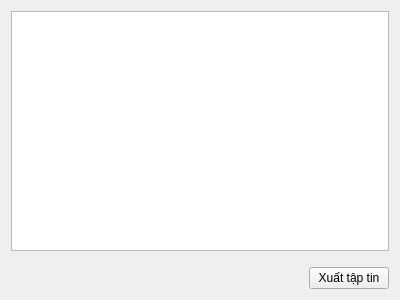
<?xml version="1.0" encoding="UTF-8"?>
<ui version="4.0">
 <class>UISummarizeView</class>
 <widget class="QFrame" name="UISummarizeView">
  <property name="geometry">
   <rect>
    <x>0</x>
    <y>0</y>
    <width>400</width>
    <height>300</height>
   </rect>
  </property>
  <property name="windowTitle">
   <string>Frame</string>
  </property>
  <layout class="QVBoxLayout" name="verticalLayout">
   <item>
    <layout class="QVBoxLayout" name="verticalLayout_2">
     <item>
      <widget class="QTextBrowser" name="txtSummarize"/>
     </item>
     <item>
      <layout class="QHBoxLayout" name="horizontalLayout_3">
       <property name="topMargin">
        <number>10</number>
       </property>
       <item>
        <spacer name="horizontalSpacer">
         <property name="orientation">
          <enum>Qt::Horizontal</enum>
         </property>
         <property name="sizeHint" stdset="0">
          <size>
           <width>40</width>
           <height>20</height>
          </size>
         </property>
        </spacer>
       </item>
       <item>
        <widget class="QPushButton" name="btnExport">
         <property name="text">
          <string>Xuất tập tin</string>
         </property>
        </widget>
       </item>
      </layout>
     </item>
    </layout>
   </item>
  </layout>
 </widget>
 <resources/>
 <connections/>
</ui>
